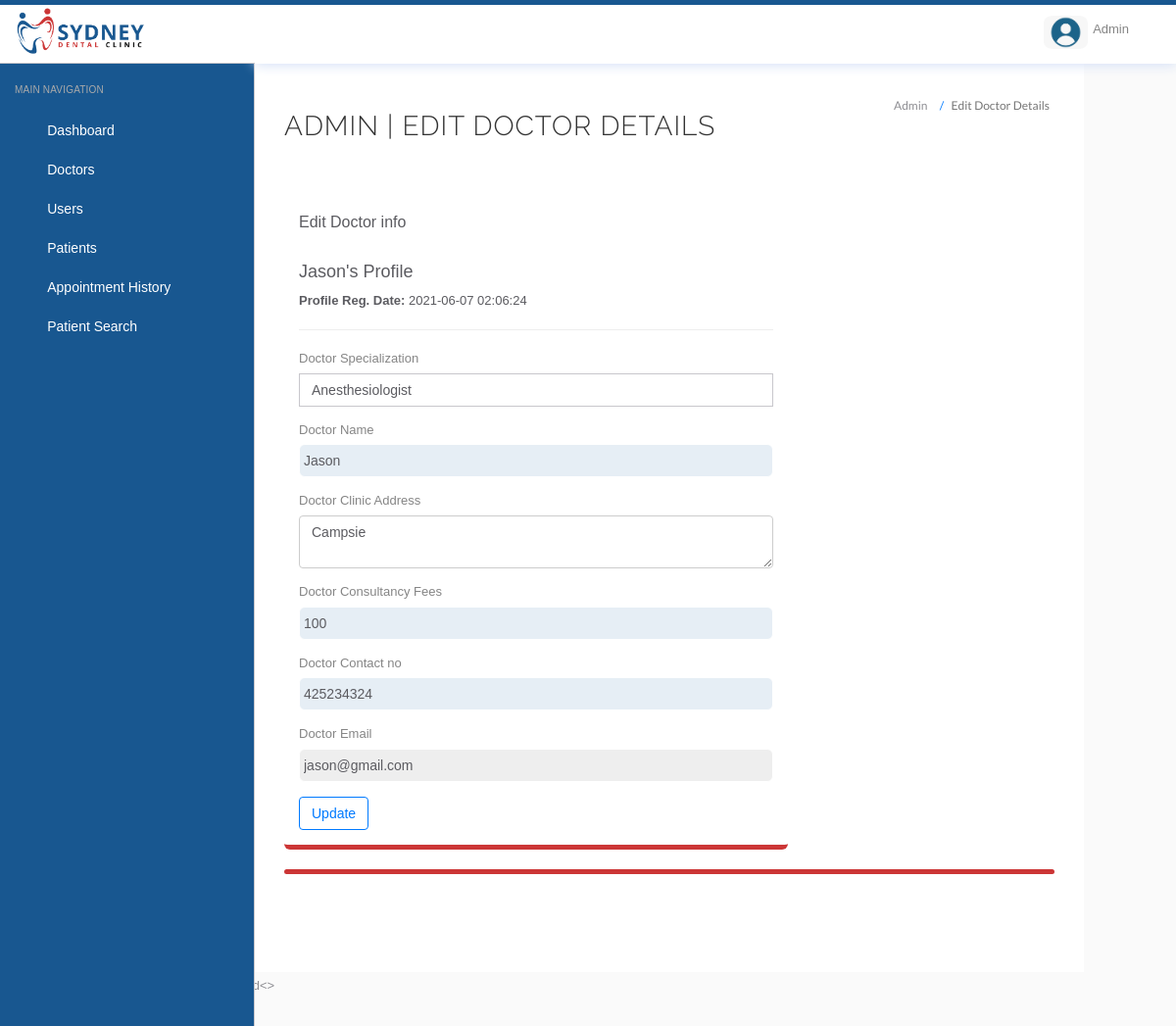
/admin/edit-doctor.php?id=1 (signed in), run on the app's committed database.
### tables this page shows
CREATE TABLE IF NOT EXISTS `doctors` (
  `id` int(11) NOT NULL AUTO_INCREMENT,
  `specilization` varchar(255) DEFAULT NULL,
  `doctorName` varchar(255) DEFAULT NULL,
  `address` longtext,
  `docFees` varchar(255) DEFAULT NULL,
  `contactno` bigint(11) DEFAULT NULL,
  `docEmail` varchar(255) DEFAULT NULL,
  `password` varchar(255) DEFAULT NULL,
  `creationDate` timestamp NULL DEFAULT CURRENT_TIMESTAMP,
  `updationDate` timestamp NULL DEFAULT NULL ON UPDATE CURRENT_TIMESTAMP,
  PRIMARY KEY (`id`)
);

### admin/edit-doctor.php (the view, shortened to what this page needs)
<?php
include('include/config.php');
$did=intval($_GET['id']);
?>
<!DOCTYPE html>
<html lang="en">
	<head>
		<link rel="stylesheet" href="vendor/bootstrap/css/bootstrap.min.css">
		<link rel="stylesheet" href="vendor/fontawesome/css/font-awesome.min.css">
		<link rel="stylesheet" href="vendor/themify-icons/themify-icons.min.css">
		<link href="vendor/animate.css/animate.min.css" rel="stylesheet" media="screen">
		<link href="vendor/perfect-scrollbar/perfect-scrollbar.min.css" rel="stylesheet" media="screen">
		<link href="vendor/switchery/switchery.min.css" rel="stylesheet" media="screen">
		<link href="vendor/bootstrap-touchspin/jquery.bootstrap-touchspin.min.css" rel="stylesheet" media="screen">
		<link href="vendor/select2/select2.min.css" rel="stylesheet" media="screen">
		<link href="vendor/bootstrap-datepicker/bootstrap-datepicker3.standalone.min.css" rel="stylesheet" media="screen">
		<link href="vendor/bootstrap-timepicker/bootstrap-timepicker.min.css" rel="stylesheet" media="screen">
	<link rel="stylesheet" href="../assets/css/styles.css">
		<link rel="stylesheet" href="../assets/css/plugins.css">
		<link rel="stylesheet" href="../assets/css/themes/theme-1.css" id="skin_color" />
	</head>
	<body>
		<div id="app">
<?php include('include/sidebar.php');?>
			<div class="app-content">
						<?php include('include/header.php');?>
				<div class="main-content" >
					<div class="wrap-content container" id="container">
						<section id="page-title">
							<div class="row">
								<div class="col-sm-8">
									<h1 class="mainTitle">Admin | Edit Doctor Details</h1>
																	</div>
								<ol class="breadcrumb">
									<li>
										<span>Admin</span>
									</li>
									<li class="active">
										<span>Edit Doctor Details</span>
									</li>
								</ol>
							</div>
						</section>
						<div class="container-fluid container-fullw bg-white">
							<div class="row">
								<div class="col-md-12">
									<div class="row margin-top-30">
										<div class="col-lg-8 col-md-12">
											<div class="panel panel-white">
												<div class="panel-heading">
													<h5 class="panel-title">Edit Doctor info</h5>
												</div>
												<div class="panel-body">
									<?php $sql=mysqli_query($con,"select * from doctors where id='$did'");
while($data=mysqli_fetch_array($sql))
{
?>
<h4><?php echo htmlentities($data['doctorName']);?>'s Profile</h4>
<p><b>Profile Reg. Date: </b><?php echo htmlentities($data['creationDate']);?></p>
<hr />
													<form role="form" name="adddoc" method="post" onSubmit="return valid();">
														<div class="form-group">
															<label for="DoctorSpecialization">
																Doctor Specialization
															</label>
							<select name="Doctorspecialization" class="form-control" required="required">
					<option value="<?php echo htmlentities($data['specilization']);?>">
					<?php echo htmlentities($data['specilization']);?></option>
															</select>
														</div>
<div class="form-group">
															<label for="doctorname">
																 Doctor Name
															</label>
	<input type="text" name="docname" class="form-control" value="<?php echo htmlentities($data['doctorName']);?>" >
														</div>
<div class="form-group">
															<label for="address">
																 Doctor Clinic Address
															</label>
					<textarea name="clinicaddress" class="form-control"><?php echo htmlentities($data['address']);?></textarea>
														</div>
<div class="form-group">
															<label for="fess">
																 Doctor Consultancy Fees
															</label>
		<input type="text" name="docfees" class="form-control" required="required"  value="<?php echo htmlentities($data['docFees']);?>" >
														</div>
<div class="form-group">
									<label for="fess">
																 Doctor Contact no
															</label>
					<input type="text" name="doccontact" class="form-control" required="required"  value="<?php echo htmlentities($data['contactno']);?>">
														</div>
<div class="form-group">
									<label for="fess">
																 Doctor Email
															</label>
					<input type="email" name="docemail" class="form-control"  readonly="readonly"  value="<?php echo htmlentities($data['docEmail']);?>">
														</div>
														<?php } ?>
														<button type="submit" name="submit" class="btn btn-o btn-primary">
															Update
														</button>
													</form>
												</div>
											</div>
										</div>
											</div>
										</div>
									<div class="col-lg-12 col-md-12">
											<div class="panel panel-white">
											</div>
										</div>
									</div>
								</div>
							</div>
						</div>
					</div>
				</div>
	<?php include('include/footer.php');?>
			<>
	</body>
</html>

### assets/css/themes/theme-1.css (style rules this page uses)
body { background: #FAFAFA; }

### data on the page
doctors: doctorName "Jason", creationDate "2021-06-07 02:06:24", Doctorspecialization "Anesthesiologist", docname "Jason", clinicaddress "Campsie", docfees "100", doccontact "425234324", docemail "jason@gmail.com"
